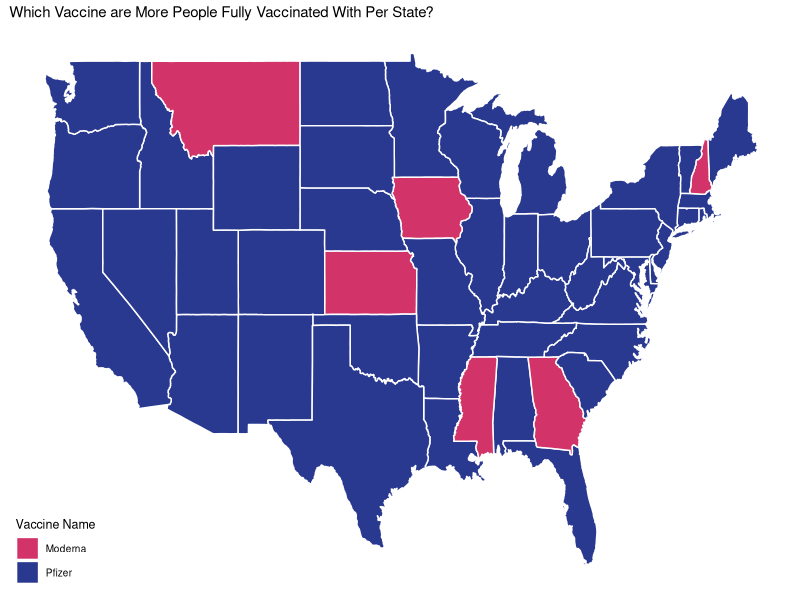
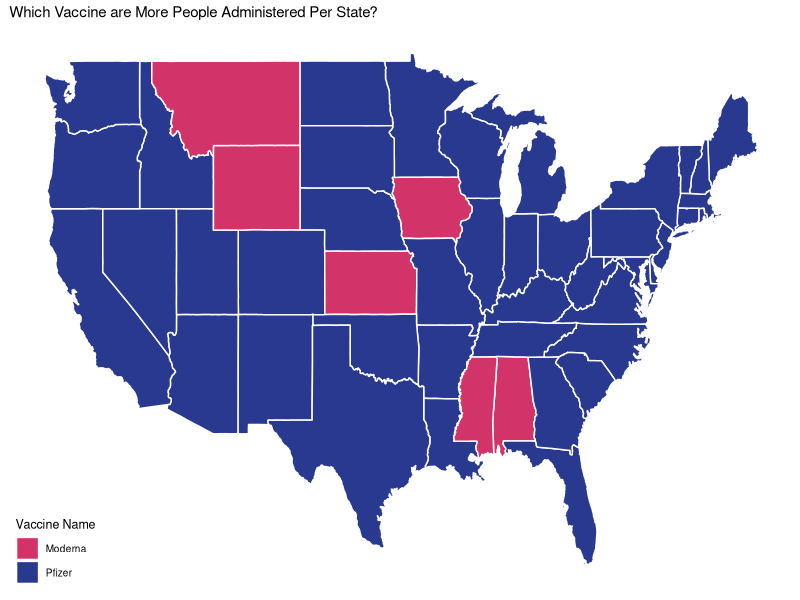

Recreate these plots in R, in order. (Note: this script raises an error after producing the figures.)
## ---- chunk 1
knitr::opts_chunk$set(echo = TRUE)
## ---- chunk 2
# Import data.
casesByAge <- readr::read_csv('cases_by_age_group.csv')
deathsByAge <- readr::read_csv('deaths_by_age_group.csv')
covid19Data <- readr::read_csv('covid19_vaccinations_in_the_united_states.csv')
## ---- chunk 3
# Packages
library(lubridate)
library(dplyr)
library(tidyverse)
library(ggthemes)
## ---- chunk 4
covid19Data <- covid19Data %>%
  rename(
    State = `State/Territory/Federal Entity`,
    total.Doses = `Total Doses Delivered`,
    doses.Per.100K = `Doses Delivered per 100K`,
    doses.Per.100K.18plus = `18+ Doses Delivered per 100K`,
    total.Doses.Administered = `Total Doses Administered by State where Administered`,
    doses.Administered.Per.100k = `Doses Administered per 100k by State where Administered`,
    doses.Administered.18plus = `18+ Doses Administered by State where Administered`,
    doses.Administered.18plus.Per.100k = `18+ Doses Administered per 100K by State where Administered`,
    people.at.Least.One.Dose = `People with at least One Dose by State of Residence`,
    percent.at.Least.One.Dose = `Percent of Total Pop with at least One Dose by State of Residence`,
    people.at.Least.One.Dose.18plus = `People 18+ with at least One Dose by State of Residence`,
    percent.at.Least.One.Dose.18plus = `Percent of 18+ Pop with at least One Dose by State of Residence`,
    people.Fully.Vaccinated = `People Fully Vaccinated by State of Residence`,
    percent.Fully.Vaccinated = `Percent of Total Pop Fully Vaccinated by State of Residence`,
    people.Fully.Vaccinated.18plus = `People 18+ Fully Vaccinated by State of Residence`,
    percent.Fully.Vaccinated.18plus = `Percent of 18+ Pop Fully Vaccinated by State of Residence`,
    doses.Delivered.Pfizer = `Total Number of Pfizer doses delivered`,
    doses.Delivered.Moderna = `Total Number of Moderna doses delivered`,
    doses.Delivered.Janssen = `Total Number of Janssen doses delivered`,
    doses.Delivered.Unknown = `Total Number of doses from unknown manufacturer delivered`,
    doses.Administered.Janssen = `Total Number of Janssen doses administered`,
    doses.Administered.Moderna = `Total Number of Moderna doses administered`,
    doses.Administered.Pfizer = `Total Number of Pfizer doses adminstered`,
    doses.Administered.Unknown = `Total Number of doses from unknown manufacturer administered`,
    people.Fully.Vaccinated.Moderna = `People Fully Vaccinated Moderna Resident`,
    people.Fully.Vaccinated.Pfizer = `People Fully Vaccinated Pfizer Resident`,
    people.Fully.Vaccinated.Janssen = `People Fully Vaccinated Janssen Resident`,
    people.Fully.Vaccinated.Unknown = `People Fully Vaccinated Unknown 2-dose manufacturer Resident`,
    people.Fully.Vaccinated.Moderna.18plus = `People 18+ Fully Vaccinated Moderna Resident`,
    people.Fully.Vaccinated.Pfizer.18plus = `People 18+ Fully Vaccinated Pfizer Resident`,
    people.Fully.Vaccinated.Janssen.18plus = `People 18+ Fully Vaccinated Janssen Resident`,
    people.Fully.Vaccinated.Unknown.18plus = `People 18+ Fully Vaccinated Unknown 2-dose manufacturer Resident`,
    people.Two.Doses = `People with 2 Doses by State of Residence`,
    percent.1plus.Doses = `Percent of Total Pop with 1+ Doses by State of Residence`,
    Oneplus.Doses.18plus = `People 18+ with 1+ Doses by State of Residence`,
    percent.1plus.Doses.18plus = `Percent of 18+ Pop with 1+ Doses by State of Residence`,
    percent.2Doses = `Percent of Total Pop with 2 Doses by State of Residence`,
    people.18plus.2Doses = `People 18+ with 2 Doses by State of Residence`,
    percent.18plus.2Doses = `Percent of 18+ Pop with 2 Doses by State of Residence`,
    people.1plus.Doses = `People with 1+ Doses by State of Residence`,
    people.1plus.Doses.65plus = `People 65+ with at least One Dose by State of Residence`,
    percent.1plus.Doses.65plus = `Percent of 65+ Pop with at least One Dose by State of Residence`,
    people.Fully.Vaccinated.65plus = `People 65+ Fully Vaccinated by State of Residence`,
    percent.Fully.Vaccinated.65plus = `Percent of 65+ Pop Fully Vaccinated by State of Residence`,
    people.Fully.Vaccinated.Moderna.65plus = `People 65+ Fully Vaccinated_Moderna_Resident`,
    people.Fully.Vaccinated.Pfizer.65plus = `People 65+ Fully Vaccinated_Pfizer_Resident`,
    people.Fully.Vaccinated.Janssen.65plus = `People 65+ Fully Vaccinated_Janssen_Resident`,
    people.Fully.Vaccinated.Unknown.65plus = `People 65+ Fully Vaccinated_Unknown 2-dose Manuf_Resident`,
    doses.Administered.65plus = `65+ Doses Administered by State where Administered`,
    doses.Administered.Per.100K.65plus = `Doses Administered per 100k of 65+ pop by State where Administered`,
    doses.Delivered.Per.100K.65plus = `Doses Delivered per 100k of 65+ pop`
  )
## ---- chunk 5
covid19Data$doses.Per.100K <- as.numeric(covid19Data$doses.Per.100K)
covid19Data$doses.Per.100K.18plus <- as.numeric(covid19Data$doses.Per.100K.18plus)
covid19Data$doses.Administered.Per.100k <- as.numeric(covid19Data$doses.Administered.Per.100k)
covid19Data$doses.Administered.18plus.Per.100k <- as.numeric(covid19Data$doses.Administered.18plus.Per.100k)
covid19Data$percent.at.Least.One.Dose <- as.numeric(covid19Data$percent.at.Least.One.Dose)
covid19Data$percent.at.Least.One.Dose.18plus <- as.numeric(covid19Data$percent.at.Least.One.Dose.18plus)
covid19Data$percent.Fully.Vaccinated <- as.numeric(covid19Data$percent.Fully.Vaccinated)
covid19Data$percent.Fully.Vaccinated.18plus <- as.numeric(covid19Data$percent.Fully.Vaccinated.18plus)
covid19Data$percent.1plus.Doses <- as.numeric(covid19Data$percent.1plus.Doses)
covid19Data$percent.1plus.Doses.18plus <- as.numeric(covid19Data$percent.1plus.Doses.18plus)
## ---- chunk 6
# Which vaccine is most popular across the different states?

nonContiguous <- c("American Samoa", "Bureau of Prisons", "Dept of Defense", "Federated States of Micronesia", "Indian Health Svc", "Marshall Islands", "Northern Mariana Islands", "Puerto Rico", "Republic of Palau", "Veterans Health", "Virgin Islands", "Guam", "Alaska", "Hawaii")

popular <- covid19Data %>%
  select(State, people.Fully.Vaccinated.Pfizer, people.Fully.Vaccinated.Moderna, people.Fully.Vaccinated.Janssen, 
  people.Fully.Vaccinated.Unknown) %>%
  rename(
    moderna = people.Fully.Vaccinated.Moderna,
    pfizer = people.Fully.Vaccinated.Pfizer,
    janssen = people.Fully.Vaccinated.Janssen,
    unknown = people.Fully.Vaccinated.Unknown
  ) %>%
  pivot_longer(!State, names_to = "vaccineName", values_to = "numFullyVac") %>%
  filter(!(State %in% nonContiguous))

## ---- chunk 7
popularEachState <- popular %>%
  group_by(State) %>%
  top_n(1, numFullyVac)

popularEachState$State <- tolower(popularEachState$State)

state <- map_data("state")

popEachStateMap <- popularEachState %>%
  left_join(state, by = c("State" = "region"))
## ---- chunk 8
p <- popEachStateMap %>%
  ggplot(aes(x = long, y = lat, fill = vaccineName)) + geom_polygon(aes(group=group), color = "white") +
  theme_map() + ggtitle("Which Vaccine are More People Fully Vaccinated With Per State?")

p + scale_fill_manual(name = "Vaccine Name", values = c("#D23369", "#2A3990"), labels = c("Moderna", 
  "Pfizer"))
## ---- chunk 9
# Which vaccine is getting administered the most across the different states?

administered <- covid19Data %>%
  select(State, doses.Administered.Moderna, doses.Administered.Janssen, doses.Administered.Pfizer,
  doses.Administered.Unknown) %>%
  rename(
    moderna = doses.Administered.Moderna,
    pfizer = doses.Administered.Pfizer,
    janssen = doses.Administered.Janssen,
    unknown = doses.Administered.Unknown
  ) %>%
  pivot_longer(!State, names_to = "vaccineName", values_to = "administeredCount") %>%
  filter(!(State %in% nonContiguous))

adminEachState <- administered %>%
  group_by(State) %>%
  top_n(1, administeredCount)
  
adminEachState$State <- tolower(adminEachState$State)

adminEachStateMap <- adminEachState %>%
  left_join(state, by = c("State" = "region"))
## ---- chunk 10
q <- adminEachStateMap %>%
  ggplot(aes(x = long, y = lat, fill = vaccineName)) + geom_polygon(aes(group=group), color = "white") +
  theme_map() + ggtitle("Which Vaccine are More People Administered Per State?")

q + scale_fill_manual(name = "Vaccine Name", values = c("#D23369", "#2A3990"), labels = c("Moderna", 
  "Pfizer"))
## ---- chunk 11
# Comparing 1st Dose Administration between Ages 65 and up, and ages 65 and under

# Iowa, Illinois, Kansas, Minnesota, Missouri, Nebraska, South Dakota, Wisconsin
populations <- c(3155000, 12670000, 2913000, 5640000, 6137000, 1934000, 884659, 5822000)
populations65andup <- c(552125, 2039870, 474819, 919320, 919320, 315242, 152161, 1018850)
populations65andunder <- populations - populations65andup

onePlusDoses <- covid19Data %>%
  select(State, people.1plus.Doses, people.1plus.Doses.65plus) %>%
  rename(
    plusNormal = people.1plus.Doses,
    plus65 = people.1plus.Doses.65plus
  ) %>%
  mutate(plus65under = plusNormal - plus65) %>%
  filter(!(State %in% nonContiguous)) %>%
  select(-plusNormal) %>% 
  filter(State %in% c("Iowa", "South Dakota", "Minnesota", "Illinois", "Wisconsin", "Missouri", "Nebraska", "Kansas"))

onePlusDoses$State <- tolower(onePlusDoses$State)
onePlusDoses$PopulationUp = populations65andup
onePlusDoses$PopulationUnder = populations65andunder


onePlusDoses <- onePlusDoses %>%
  mutate(plus65percent = ((plus65 / PopulationUp) * 100), plus65Upercent = ((plus65under / PopulationUnder) * 100))

nearIowa <- state %>%
  filter(region %in% c("iowa", "south dakota", "minnesota", "illinois", "wisconsin", "missouri", "nebraska", "kansas"))

onePlusMap <- onePlusDoses %>%
  left_join(nearIowa, by = c("State" = "region"))
## ---- chunk 12
s <- onePlusMap %>%
  ggplot(aes(x = long, y = lat, fill = plus65Upercent)) + geom_polygon(aes(group=group), color = "black")

s + theme_map() + coord_map() + scale_fill_gradient2(low = "#2A3990", high = "#D23369", mid = "white", midpoint = 22.5, limits = c(15, 30), name = "Percent of Under 65 Population") + theme(legend.position="right") + ggtitle("Per State 1st Dose Administered to ages Under 65")
## ---- chunk 13
s2 <- onePlusMap %>%
  ggplot(aes(x = long, y = lat, fill = plus65percent)) + geom_polygon(aes(group=group), color = "black")

s2 + theme_map() + coord_map() + scale_fill_gradient2(low = "#2A3990", high = "#D23369", mid = "white", midpoint = 80, limits = c(75, 85), name = "Percent of 65+ Population") + theme(legend.position="right") + ggtitle("Per State 1st Dose Administered to ages 65 and Over")
## ---- chunk 14
# Sum of fully vaccinated and administered across all U.S.

administeredTotal <- administered %>%
  select(-State) %>%
  group_by(vaccineName) %>%
  summarize(administeredCount = sum(administeredCount)) %>%
  mutate(administeredCount = (administeredCount / sum(administeredCount)) * 100)
  
popularTotal <- popular %>%
  select(-State) %>%
  group_by(vaccineName) %>%
  summarize(numFullyVac = sum(numFullyVac)) %>%
  mutate(numFullyVac = (numFullyVac / sum(numFullyVac)) * 100)

totalData <- administeredTotal %>%
  left_join(popularTotal, by = "vaccineName") %>%
  rename(
    administered = administeredCount,
    fullyVaccinated = numFullyVac
  ) %>%
  pivot_longer(!vaccineName, names_to = "type", values_to = "values")
## ---- chunk 15
q <- totalData %>% 
  ggplot(aes(x = vaccineName, weight = values, fill = type)) + geom_bar(position = 'dodge') + geom_text(aes(label =
  round(values, digits = 2)), stat = "count", colour = "white", position = position_dodge(.9), vjust = 1)

q + scale_fill_manual(name = "Distribution Type", values = c("#D23369", "#2A3990"), labels = c("Administered", 
  "Fully Vaccinated")) + ylab("Percentage") + xlab("Vaccine Company") + scale_x_discrete(labels = c("Johnson & Johnson", 
  "Moderna", "Pfizer", "Unknown")) + ggtitle("Vaccine Percentage Comparison Between Administered and Fully Vaccinated")
